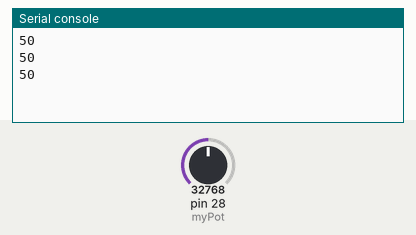
A program run on a simulated MicroPython board. Parts: the last lines printed to the serial console. The test bench sets the inputs (shaded band); at power-on: pin 28 (myPot) = 32768 (analog values on the 0–65535 scale).

Above: at 1.2 s.
1.3 s: pin 28 (myPot) set to 45874
At 1.9 s:
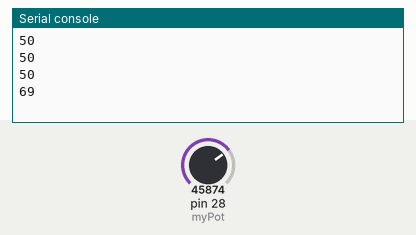
2.8 s: pin 28 (myPot) set to 57670
At 3.4 s:
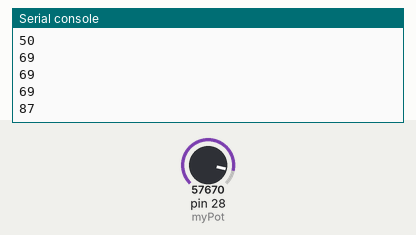
Timing chart, 0 to 5.8 s (numbered marks = the images above; inputs shaded):
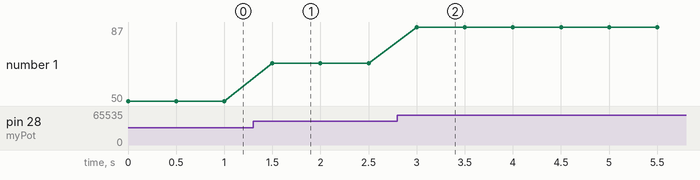

Measured:
- after the input at 1.3 s, the serial console: prints a new line after 0.20 s (image 1)
- after the input at 2.8 s, the serial console: prints a new line after 0.20 s (image 2)
- plotted number 1: 50 → 69 after the input at 1.3 s, 69 → 87 after the input at 2.8 s

The program:

analog_reader_in_percent.py
```python
import machine
from time import sleep

potPin = 28
myPot = machine.ADC(potPin) #Analog to digital converter
while True:
    potVal = myPot.read_u16() #it's reading 16 bit number
    print(int(potVal/655.35))
    sleep(.5)
```
